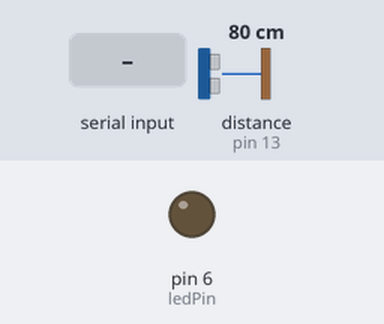
A sketch run on a simulated Arduino Uno, built with avr-gcc and run on an emulated ATmega328P. Parts: output pins drawn as LEDs (lit = HIGH). Wiring (inferred from the names in the program): ultrasonic range finder: trigger pin 10; echo pin 13. The inputs (shaded band) are chosen by the test bench; at power-on: distance to the obstacle (sensor on pin 13) 80 cm. The echo pulse lasts 58.3 µs per cm; pins used as bus, display or sensor lines are not drawn.

Above: at 1.2 s.
1.3 s: "1" received over the second serial link
At 1.8 s:
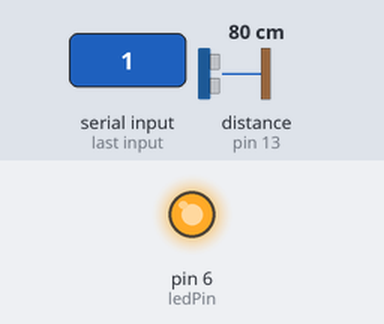
2.8 s: distance to the obstacle (sensor on pin 13) set to 98 cm
4.3 s: distance to the obstacle (sensor on pin 13) set to 105 cm
At 5.5 s:
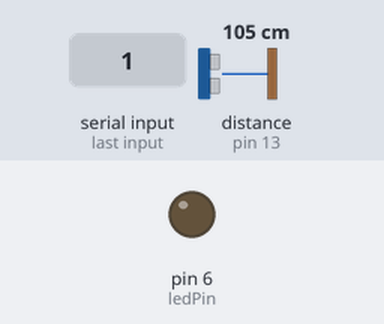
5.8 s: distance to the obstacle (sensor on pin 13) set to 2 cm
At 6.1 s:
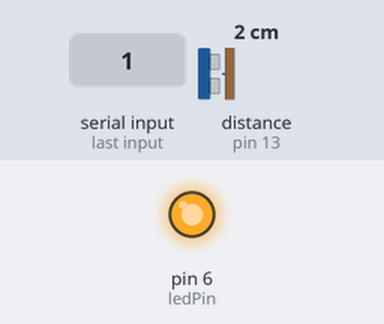
Timing chart, 0 to 8.3 s (numbered marks = the images above; inputs shaded):
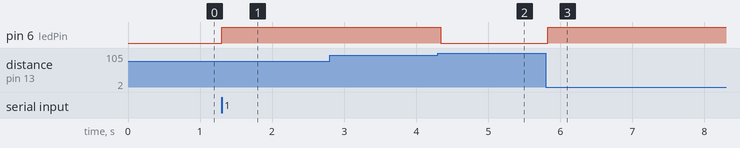

The sketch:

sketch_nov06a.ino
```cpp
#include <SoftwareSerial.h>
#include <TimeLib.h>

SoftwareSerial bluetooth(0,1);
#define echoPin 13 // attach pin D2 Arduino to pin Echo of HC-SR04
#define trigPin 10 //attach pin D3 Arduino to pin Trig of HC-SR04
#define ledPin 6

// defines variables
float timeenter;
float timeleave;
float timeexit;
long duration; // variable for the duration of sound wave travel
int distance; // variable for the distance measurement
float violation = 0;
int state = 1;
int counter = 0;
boolean check = false;
void setup() {
  pinMode(trigPin, OUTPUT); // Sets the trigPin as an OUTPUT
  pinMode(ledPin,OUTPUT);
  pinMode(echoPin, INPUT); // Sets the echoPin as an INPUT
  bluetooth.begin(9600); // // Serial Communication is starting with 9600 of baudrate speed
  //bluetooth.begin(9600);


}
void loop() {
  boolean close = false;
  int delaytime = 1000;
  digitalWrite(trigPin, LOW);
  delayMicroseconds(2);
  // Sets the trigPin HIGH (ACTIVE) for 10 microseconds
  digitalWrite(trigPin, HIGH);
  delayMicroseconds(10);
  digitalWrite(trigPin, LOW);
  // Reads the echoPin, returns the sound wave travel time in microseconds
  duration = pulseIn(echoPin, HIGH);
  // Calculating the distance
  distance = duration * 0.034 / 2; // Speed of sound wave divided by 2 (go and back)
  // Displays the distance on the Serial Monitor

    // Clears the trigPin condition
  Serial.print(bluetooth.available());
  if(bluetooth.available() > 0){
    state = bluetooth.read();
  }


  if(state == '1'){
    if(distance<=100){
     digitalWrite(ledPin,HIGH);

     timeenter = millis();
      bluetooth.println("You are NOT social distancing!");
      check = true;


    }

    else{
      digitalWrite(ledPin,LOW);
      close = false;
       timeleave = millis();
       bluetooth.println("You are social distancing, good job!");


      }
  }


  else if(state == '0'){
    Serial.println(distance);
  }


}
```

Measured:
- the behaviour switches between 102 and 103 cm on distance to the obstacle (sensor on pin 13) (found by bisection; images 1 and 2)
- after the input at 1.3 s, pin 6 (ledPin): LOW → HIGH at once
- after the input at 2.8 s, every drawn part: stays the same
- after the input at 4.3 s, pin 6 (ledPin): HIGH → LOW at once
- after the input at 5.8 s, pin 6 (ledPin): LOW → HIGH at once
